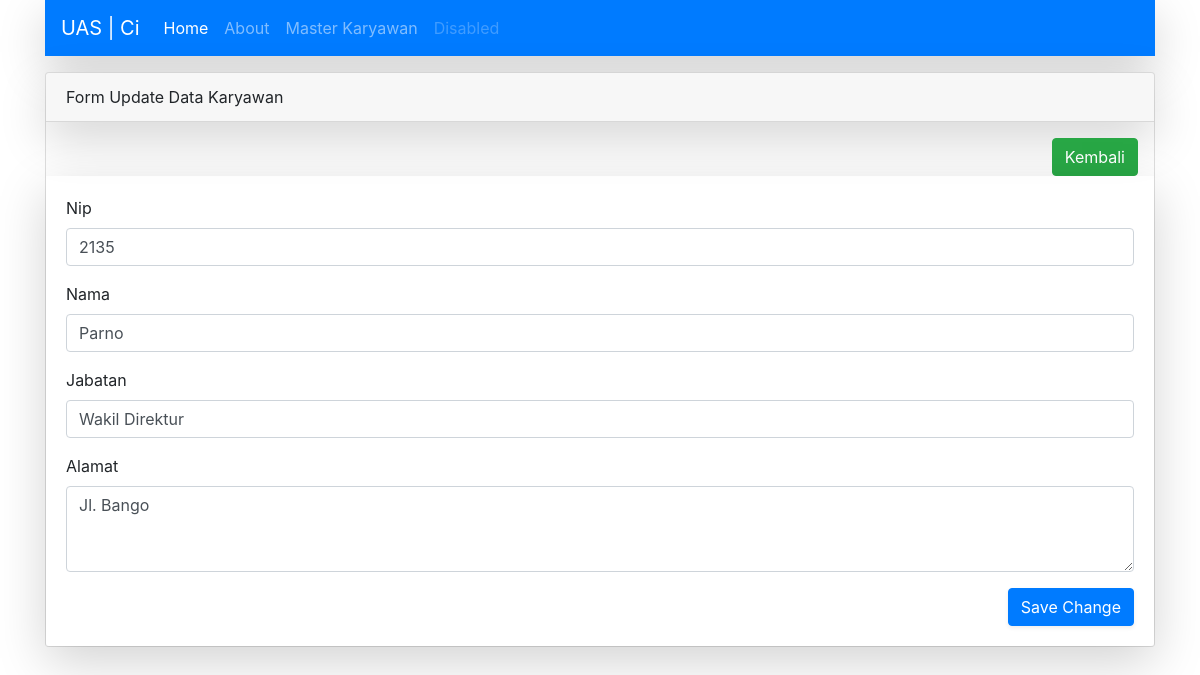
The page /karyawan/update/1 on the database its author committed.
### tables this page shows
CREATE TABLE `tb_karyawan` (
  `id` int(11) NOT NULL,
  `nip` varchar(10) NOT NULL,
  `nama` varchar(50) NOT NULL,
  `jabatan` varchar(50) NOT NULL,
  `alamat` varchar(255) NOT NULL
);

### application/controllers/Karyawan.php (called while the page is built, shortened)
<?php
class Karyawan extends CI_Controller
{
	public function __construct()
	{
		$this->load->model('Karyawan_m', 'karyawan');
		$this->load->library('form_validation');
		$this->load->library('pagination');
	}
	public function update($id)
	{
		$data['title'] = 'Form Update Data';
		$data['karyawan'] = $this->karyawan->getKaryawanById($id);
		$this->form_validation->set_rules('nip', 'Nip', 'required|numeric|max_length[10]');
		$this->form_validation->set_rules('nama', 'nama', 'required|max_length[50]');
		$this->form_validation->set_rules('jabatan', 'jabatan', 'required|max_length[50]');
		$this->form_validation->set_rules('alamat', 'alamat', 'required');
		if ($this->form_validation->run() == false) {
			$this->load->view('template/header', $data);
			$this->load->view('karyawan/update', $data);
			$this->load->view('template/footer');
		} else {
			$this->karyawan->updateData();
			$this->session->set_flashdata('message', 'Diupdate!');
			redirect('karyawan');
		}
	}
}

### index.php (called while the page is built, shortened)
<?php
require_once BASEPATH.'core/CodeIgniter.php';

### application/models/Karyawan_m.php (called while the page is built, shortened)
<?php if (!defined('BASEPATH')) exit('No direct script access allowed');
class Karyawan_m extends CI_Model
{
	public function getKaryawanById($id)
	{
		return $this->db->get_where('tb_karyawan', ['id' => $id])->row_array();
	}
}

### application/views/karyawan/update.php (the view, shortened to what this page needs)
<div class="container">
	<div class="row mt-3">
		<div class="col md-6">
			<div class="card">
				<div class="card-header shadow-lg">
					Form Update Data Karyawan
				</div>
				<div>
					<a href="<?= base_url('karyawan') ?>" class="btn btn-success float-right mt-3 mr-3">Kembali</a>
				</div>
				<div class="card-body shadow-lg">
					<form action="" method="POST">
						<div class="form-group">
							<label for="nip">Nip</label>
							<input type="number" class="form-control" id="nip" name="nip" placeholder="Nip" value="<?= $karyawan['nip']; ?>">
						</div>
						<div class="form-group">
							<label for="nama">Nama</label>
							<input type="text" class="form-control" id="nama" name="nama" placeholder="Nama" value="<?= $karyawan['nama']; ?>">
						</div>
						<div class="form-group">
							<label for="jabatan">Jabatan</label>
							<input type="text" class="form-control" id="jabatan" name="jabatan" placeholder="Jabatan" value="<?= $karyawan['jabatan']; ?>">
						</div>
						<div class="form-group">
							<label for="alamat">Alamat</label>
							<textarea class="form-control" id="alamat" name="alamat" rows="3"><?= $karyawan['alamat']; ?></textarea>
						</div>
						<button type="submit" class="btn btn-primary float-right ml-3 shadow-sm">Save Change</button>
					</form>
				</div>
			</div>
		</div>
	</div>
</div>

### rows shown on the page
tb_karyawan: nip "2135", nama "Parno", jabatan "Wakil Direktur", alamat "Jl. Bango"
